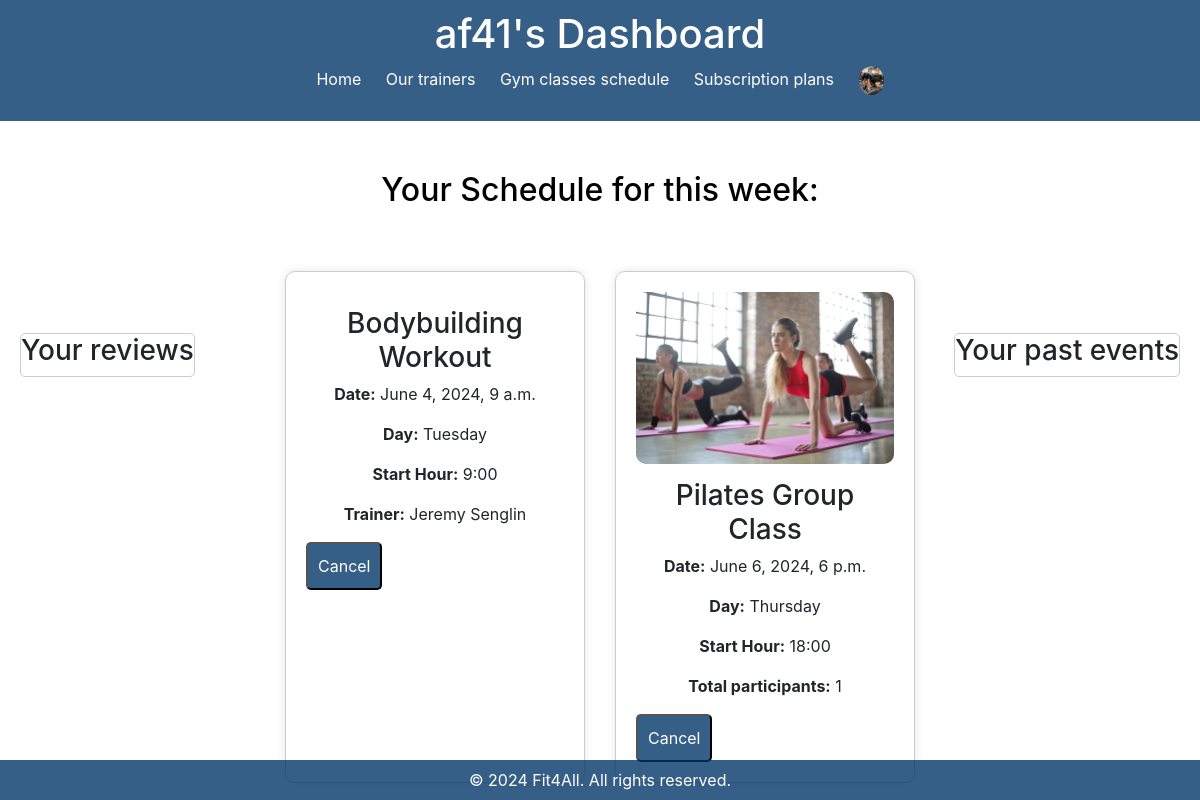
Page /palestra/dashboard/ (signed in) on the earlier database version.
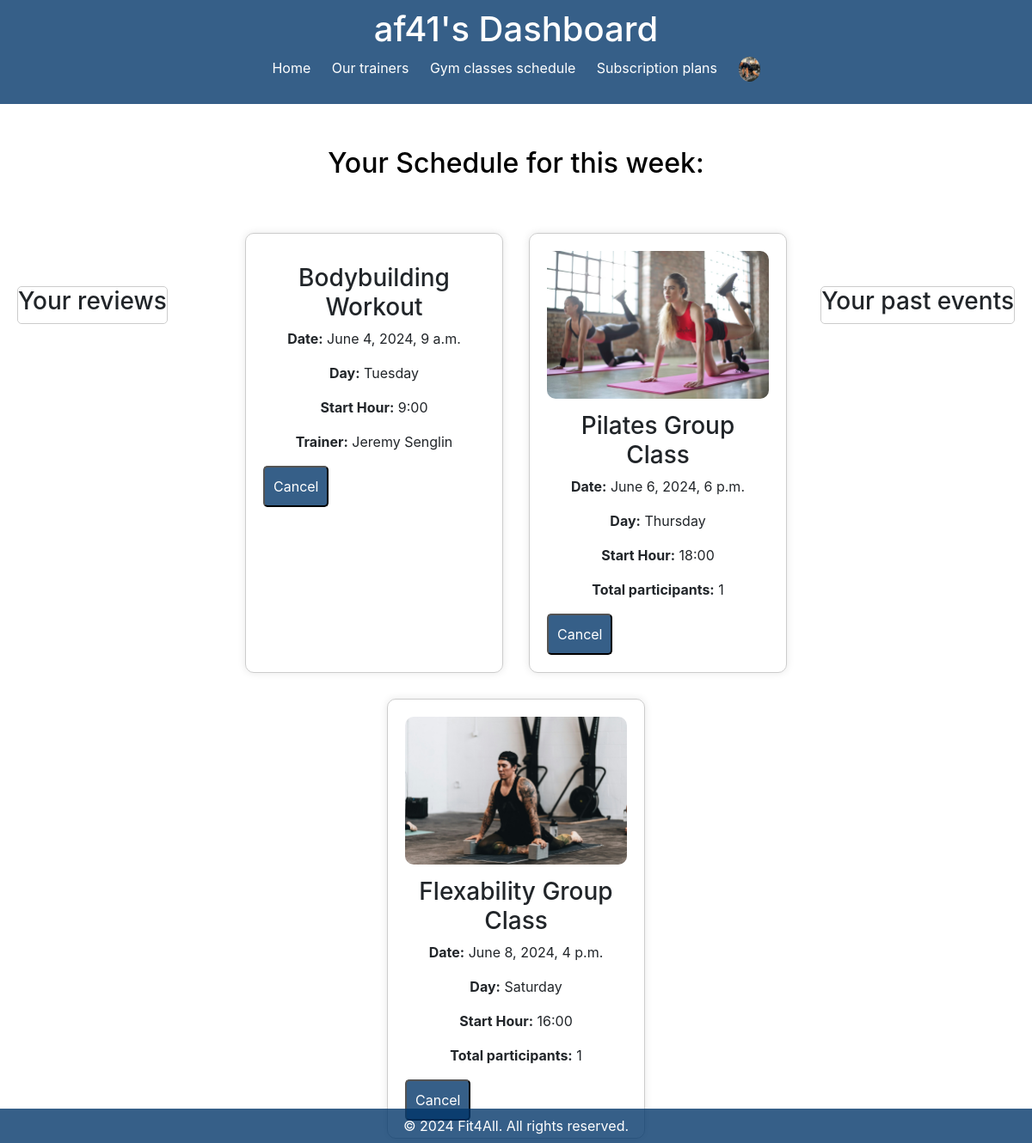
Same page on the later database version.
### palestra/models.py (models this page shows, shortened)
class PersonalTraining(models.Model):
    trainer = models.ForeignKey(TrainerProfile, on_delete=models.CASCADE)
    user = models.ForeignKey('User', on_delete=models.CASCADE)
    DAY_CHOICES = [
        ('Monday', 'Monday'),
        ('Tuesday', 'Tuesday'),
        ('Wednesday', 'Wednesday'),
        ('Thursday', 'Thursday'),
        ('Friday', 'Friday'),
        ('Saturday', 'Saturday'),
        ('Sunday', 'Sunday'),
    ]
    day = models.CharField(max_length=10, choices=DAY_CHOICES)
    START_HOUR_CHOICES = [
        (9, '9:00'),
        (10, '10:00'),
        (11, '11:00'),
        (12, '12:00'),
        (13, '13:00'),
        (14, '14:00'),
        (15, '15:00'),
        (16, '16:00'),
        (17, '17:00'),
        (18, '18:00'),
    ]
    start_hour = models.PositiveSmallIntegerField(choices=START_HOUR_CHOICES)
    training_type = models.CharField(max_length=10)
    additional_info = models.TextField(blank=True, max_length=500)
    def expired(self):
        if global_variables.day_mapping[self.day] > global_variables.today.weekday():
            return False
        elif global_variables.day_mapping[self.day] == global_variables.today.weekday():
            if global_variables.today.hour >= self.start_hour:
                return True
            else:
                return False
        else:
            return True

class TrainerProfile(models.Model):
    user = models.OneToOneField(User, on_delete=models.CASCADE)
    gender_choices = [
        ('M', 'Male'),
        ('F', 'Female'),
    ]
    gender = models.CharField(max_length=1, choices=gender_choices, null=False, blank=True)
    first_name = models.CharField(max_length=100, null=False, blank=True)
    last_name = models.CharField(max_length=100, null=False, blank=True)
    date_of_birth = models.DateField(null=True, blank=True)
    certifications = models.FileField(upload_to='pt_CVs/', blank=True)
    profile_picture = models.ImageField(upload_to='profile_pictures/', null=True, blank=True)
    fitness_goals = models.ManyToManyField(FitnessGoal, blank=True)  # Cambio qui
    pt_photo = models.ImageField(upload_to='pt_images/', null=True, blank=True)

### management/models.py (models this page shows, shortened)
class GroupTraining(models.Model):
    trainer = models.ForeignKey('palestra.TrainerProfile', on_delete=models.CASCADE)
    DAY_CHOICES = [
        ('Monday', 'Monday'),
        ('Tuesday', 'Tuesday'),
        ('Wednesday', 'Wednesday'),
        ('Thursday', 'Thursday'),
        ('Friday', 'Friday'),
        ('Saturday', 'Saturday'),
        ('Sunday', 'Sunday'),
    ]
    day = models.CharField(max_length=10, choices=DAY_CHOICES)
    START_HOUR_CHOICES = [
        (9, '9:00'),
        (10, '10:00'),
        (11, '11:00'),
        (12, '12:00'),
        (13, '13:00'),
        (14, '14:00'),
        (15, '15:00'),
        (16, '16:00'),
        (17, '17:00'),
        (18, '18:00'),
    ]
    start_hour = models.PositiveSmallIntegerField(choices=START_HOUR_CHOICES)
    duration = models.PositiveIntegerField()  #Durata in minuti
    max_participants = models.PositiveIntegerField()
    total_partecipants = models.PositiveIntegerField(default=0)
    title = models.TextField(max_length=100)
    image = models.ImageField(upload_to='group-classes/', null=True, blank=True)
    def expired(self):
        ended = False
        today_day_index = today.weekday()
        group_training_day_index = day_mapping[self.day]
        if today_day_index > group_training_day_index:
            ended = True
        elif today_day_index == group_training_day_index:
            if today.hour >= self.start_hour:
                ended = True
            else:
                ended = False
        else:
            ended = False
        return ended

### palestra/views.py (the view, shortened to what this page needs)
# urls.py: path('dashboard/', views.Dashboard.as_view(), name='dashboard'),
class Dashboard(View):
    def get_context(self, request):
        context = {}
        past_events = []
        group_classes_reviews = None
        training_sessions_reviews = None
        context['reviews'] = get_reviews(request.user)
        if request.user.is_manager:
            context['group_classes'] = GroupTraining.objects.all()
        else:
            if request.user.is_instructor:
                try:
                    trainer = models.TrainerProfile.objects.get(user=request.user)
                except models.TrainerProfile.DoesNotExist:
                    messages.error(request, f"personal trainer not found: {request.user.username}")
                    return context
                instructor_group_classes = GroupTraining.objects.filter(trainer=trainer)
                booked_group_classes = []
                for group_class in instructor_group_classes:
                    reservation_objects = models.GroupClassReservation.objects.filter(group_class=group_class)
                    participants = []
                    if reservation_objects:
                        participants_ids = reservation_objects.values_list('user_id', flat=True)
                        for partecipant_id in participants_ids:
                            try:
                                partecipant = models.UserProfile.objects.get(user_id=partecipant_id)
                            except models.UserProfile.DoesNotExist:
                                continue
                            partecipant = models.UserProfileSerializer(partecipant).data
                            participants.append(partecipant)
                        group_class.participants = participants
                    booked_group_classes.append((group_class, False, participants))
                    completed_reservation_objects = models.CompletedGroupTrainingReservation.objects.filter(group_class=group_class)
                    grouped_reservations = {}
                    for reservation in completed_reservation_objects:
                        if not grouped_reservations.get(reservation.completed_date):
                            grouped_reservations[reservation.completed_date] = []
                        grouped_reservations[reservation.completed_date].append(reservation)
                    for date, reservations in grouped_reservations.items():
                        participants = []
                        participants_ids = []
                        for reservation in reservations:
                            participants_ids.append(reservation.user.id)
                        for partecipant_id in participants_ids:
                            try:
                                partecipant = models.UserProfile.objects.get(user_id=partecipant_id)
                            except models.UserProfile.DoesNotExist:
                                continue
                            partecipant = models.UserProfileSerializer(partecipant).data
                            participants.append(partecipant)
                        if len(participants) > 0:
                            booked_group_classes.append((group_class, date, participants))
                personal_trainings = models.PersonalTraining.objects.filter(trainer=trainer)
                completed_personal_trainings = models.CompletedPersonalTraining.objects.filter(trainer=trainer)
                booked_training_sessions = list(personal_trainings) + list(completed_personal_trainings)
            else:
                group_classes = models.GroupClassReservation.objects.filter(user=request.user)
                completed_group_classes = models.CompletedGroupTrainingReservation.objects.filter(user=request.user)
                booked_group_classes = list(group_classes) + list(completed_group_classes)
                personal_trainings = models.PersonalTraining.objects.filter(user=request.user)
                completed_personal_trainings = models.CompletedPersonalTraining.objects.filter(user=request.user)
                booked_training_sessions = list(personal_trainings) + list(completed_personal_trainings)
                group_classes_reviews = models.GroupTrainingReview.objects.filter(user=request.user)
                training_sessions_reviews = models.PersonalTrainingReview.objects.filter(user=request.user)
            schedule = {}
            for day in global_variables.week_days:
                schedule[day] = {}
                for hour in range(9,19):
                    schedule[day][hour] = None
            for group_class_reservation in booked_group_classes:
                ended = True
                if isinstance(group_class_reservation, models.GroupClassReservation) or isinstance(group_class_reservation, models.CompletedGroupTrainingReservation):
                    try:
                        group_class = GroupTraining.objects.get(id=group_class_reservation.group_class.id)
                    except GroupTraining.DoesNotExist:
                        continue
                if isinstance(group_class_reservation, models.GroupClassReservation):
                    ended = group_class.expired()
                    group_class.date = functions.get_event_date(group_class)
                if ended:
                    past_events.append(group_class)
                else:
                    schedule[group_class.day][group_class.start_hour] = group_class
            for booked_training_session in booked_training_sessions:
                if request.user.is_instructor:
                    try:
                        user_profile = models.UserProfile.objects.get(user_id=booked_training_session.user_id)
                    except models.UserProfile.DoesNotExist:
                        continue
                    booked_training_session.user_profile = models.UserProfileSerializer(user_profile).data
                try:
                    booked_training_session.training_type = models.FitnessGoal.objects.get(id=booked_training_session.training_type).name
                except models.FitnessGoal.DoesNotExist:
                    booked_training_session.training_type = None
                ended = True
                if isinstance(booked_training_session, models.PersonalTraining):
                    ended = booked_training_session.expired()
                    booked_training_session.date = functions.get_event_date(booked_training_session)
                if ended:
                    past_events.append(booked_training_session)
                else:
                    schedule[booked_training_session.day][booked_training_session.start_hour] = booked_training_session
            context['schedule'] = schedule
            context['past_events'] = past_events
        return context
    def get(self, request):
        context = {}
        if not request.user.is_authenticated:
            messages.error(request, "You have to login first")
            return redirect(reverse('login'))
        event_type = request.GET.get('event_type')
        event_id =  request.GET.get('event_id')
        context.update(self.get_context(request))
        return render(request=request, template_name="dashboard.html", context=context)

### palestra/views.py (called while the page is built, shortened)
def get_reviews(user):
    reviews = []
    if user.is_authenticated:
        pt_reviews = models.PersonalTrainingReview.objects.all()
        gc_reviews = models.GroupTrainingReview.objects.all()
        if user.is_manager:
            reviews.extend(pt_reviews)
            reviews.extend(gc_reviews)
        else:
            reviews.extend(pt_reviews.filter(user=user))
            reviews.extend(gc_reviews.filter(user=user))
        for review in reviews:
            if isinstance(review, models.GroupTrainingReview):
                review.event_type = "group_training"
            else:
                review.training_type = models.FitnessGoal.objects.get(id=review.event.training_type).name
                review.event_type = "personal_training"
    return reviews

### utils/functions.py (called while the page is built)
def get_event_date(event):
    week_day = global_variables.day_mapping[event.day]
    date = global_variables.today.date() - timedelta(days=global_variables.today.weekday()) + timedelta(days=week_day)
    date = datetime.combine(date, datetime.min.time())
    date = date.replace(hour=event.start_hour)
    return date

### templates/palestra/dashboard.html (shortened to what this page needs)
{% extends "base.html" %}
{% load custom_filters %}
{% block header %} {{ request.user }}'s Dashboard {% endblock header %}
{% block content %}
{% if not request.user.is_manager %}
<div style="margin-top:50px;">
    <h2>Your Schedule for this week:</h2>
</div>
{% endif %}
<div class="content" {% if request.user.is_manager %} style="display:flex;" {% endif %}>
<div class="reviews-container">
    {% if request.user.is_instructor %}
    <h3> Reviews about you </h3>
    {% elif request.user.is_manager %}
    <h3> All reviews </h3>
    {% else %}
    <h3> Your reviews </h3>
    {% endif %}
</div>
{% if not request.user.is_manager %}
<div class="past-events-container">
    <h3> Your past events </h3>
</div>
{% endif %}
<div class="schedule-grid">
    {% for day, daily_schedule in schedule.items %}
        {% for hour, event in daily_schedule.items %}
            {% if event %}
                {% include "event.html" %}
            {% endif %}
        {% endfor %}
    {% endfor %}
</div>
</div>
{% endblock %}

### templates/palestra/event.html
{% load custom_filters %}
<div class="course-card">
    {% if event.image %}
        <img src="{{ event.image.url }}" alt="{{ event.title }}" class="course-image">
    {% endif %}
    <div class="course-info">
        <h3>
            {% if not request.user.is_instructor %}
                {% if event.max_participants %} {{ event.title }} Group Class  {% else %} {{ event.training_type }} Workout {% endif %}
            {% else %}
            {% if event.max_participants %} {{ event.title }} Group Class  {% else %} {{ event.training_type }} Workout with {{ event.user }} {% endif %}
            {% endif %}
            </h3>
        <p><strong>Date:</strong> {{ event.date }}</p>
        <p><strong>Day:</strong> {{ day }}</p>
        <p><strong>Start Hour:</strong> {{ hour }}:00</p>
        {% if event.max_participants %} <p><strong>Total participants:</strong> {{ event.total_partecipants }}</p> {% endif %}
        {% if not request.user.is_instructor and not event.max_participants %} <p><strong>Trainer:</strong> {{ event.trainer.first_name }} {{ event.trainer.last_name }} </p> {% endif %}
    </div>
    {% if event.max_participants %}
        {% if event.expired %}
                <p><strong>This event has ended.</strong></p>
                {% if not request.user.is_instructor %}
                    {% if not event.review %}
                        <form method="get" style="display: contents;" action="{% url 'palestra:leave-review' %}">
                            <input type="hidden" name="event_type" value="group_training">
                            <input type="hidden" name="event_id" value="{{ event.id }}">
                            <button type="submit">Leave a Review</button>
                        </form>
                    {% endif %}
                {% endif %}
            {% else %}
                {% if not request.user.is_instructor %}
                    <form method="post" class="hidden">{% csrf_token %}<input type="hidden" name="group_training" value="{{event.id}}"><button type="submit" style="border-radius: 5px;">Cancel</button></form>
                {% else %}
                    <button class="view_participants" data-event="{{ event.participants }}" onclick="handleButtonClick(event)" style="border-radius: 5px;"> View Participants </button>
                {% endif %}
            {% endif %}
    {% else %}
        {% if not request.user.is_instructor %}
            <form method="post" class="hidden">{% csrf_token %}<input type="hidden" name="personal_training" value="{{event.id}}"><button type="submit" style="border-radius: 5px;">Cancel</button></form>
        {% else %}
            <button style="border-radius: 5px;" class="view_profile" data-event="{{ event.user_profile }}" onclick="handleButtonClick(event)"> View Profile</button>
        {% endif %}
    {% endif %}
</div>

Differences in the rows shown:
now on this page (row edited): GroupTraining: image (picture), title "Flexability", date "June 8, 2024, 4 p.m.", day "Saturday", start_hour "16", total_partecipants "1"
